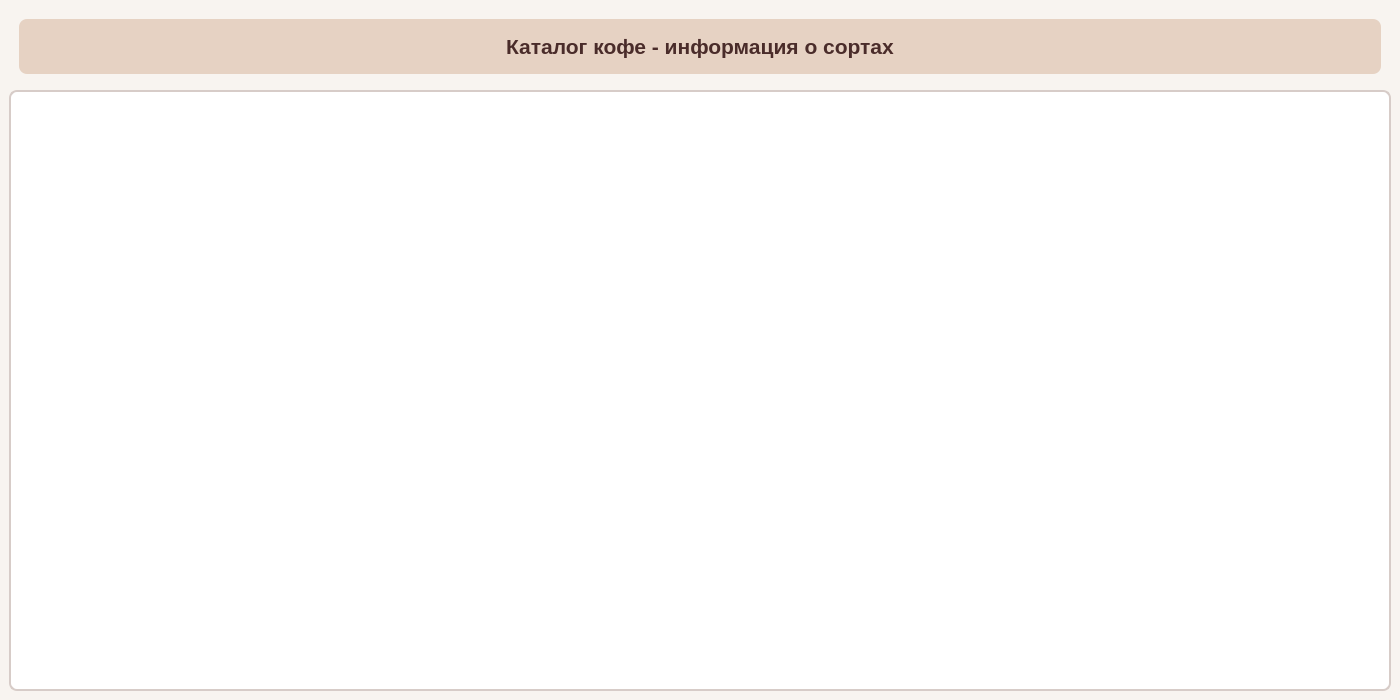
<?xml version="1.0" encoding="UTF-8"?>
<ui version="4.0">
 <class>MainWindow</class>
 <widget class="QMainWindow" name="MainWindow">
  <property name="geometry">
   <rect>
    <x>0</x>
    <y>0</y>
    <width>1400</width>
    <height>700</height>
   </rect>
  </property>
  <property name="windowTitle">
   <string>Каталог кофе</string>
  </property>
  <property name="styleSheet">
   <string notr="true">QMainWindow {
    background-color: #f8f4f0;
    font-family: Arial, sans-serif;
}
QLabel {
    color: #4a2c2a;
    padding: 15px;
    background-color: #e6d2c3;
    border-radius: 8px;
    margin: 10px;
}
QTableWidget {
    background-color: white;
    border: 2px solid #d7ccc8;
    border-radius: 8px;
    gridline-color: #d7ccc8;
    font-size: 11px;
}
QTableWidget::item {
    padding: 8px;
    border-bottom: 1px solid #e0e0e0;
}
QTableWidget::item:selected {
    background-color: #8d6e63;
    color: white;
}
QHeaderView::section {
    background-color: #6d4c41;
    color: white;
    padding: 12px;
    border: 1px solid #5d4037;
    font-weight: bold;
    font-size: 12px;
}</string>
  </property>
  <widget class="QWidget" name="centralwidget">
   <layout class="QVBoxLayout" name="verticalLayout">
    <item>
     <widget class="QLabel" name="label">
      <property name="font">
       <font>
        <pointsize>16</pointsize>
        <weight>75</weight>
        <bold>true</bold>
       </font>
      </property>
      <property name="text">
       <string>Каталог кофе - информация о сортах</string>
      </property>
      <property name="alignment">
       <set>Qt::AlignmentFlag::AlignCenter</set>
      </property>
     </widget>
    </item>
    <item>
     <widget class="QTableWidget" name="tableWidget">
      <property name="editTriggers">
       <set>QAbstractItemView::EditTrigger::NoEditTriggers</set>
      </property>
      <property name="selectionBehavior">
       <enum>QAbstractItemView::SelectionBehavior::SelectRows</enum>
      </property>
      <property name="sortingEnabled">
       <bool>true</bool>
      </property>
      <property name="cornerButtonEnabled">
       <bool>false</bool>
      </property>
      <property name="alternatingRowColors">
       <bool>true</bool>
      </property>
     </widget>
    </item>
   </layout>
  </widget>
 </widget>
 <resources/>
 <connections/>
</ui>
